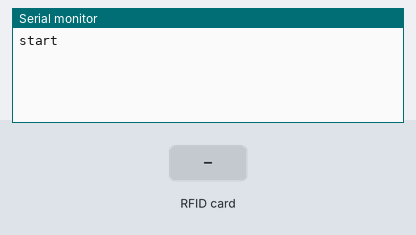
A sketch run on a simulated Arduino Uno, built with avr-gcc and run on an emulated ATmega328P. Shown: the last lines printed to the serial monitor. The test bench sets the inputs (shaded band).

Above: at 1.2 s.
1.3 s: RFID card 5E 7A 19 C4 held to the reader
At 1.7 s:
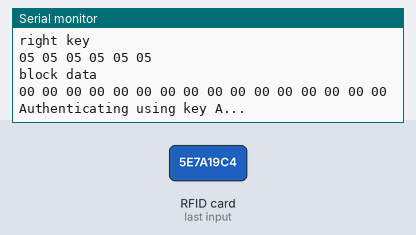
At 2.5 s:
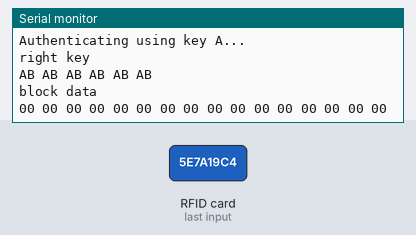

The sketch:

rfidGetData.ino
```cpp
/* @author f4prime
 * @email zzz136454872@163.com
 */

#include <SPI.h>
#include <MFRC522.h>

#define RST_PIN         9           // Configurable, see typical pin layout above
#define SS_PIN          10          // Configurable, see typical pin layout above

MFRC522 card(SS_PIN, RST_PIN);   // Create MFRC522 instance.

const byte block=1;
byte buffer[18];
byte waarde[64][16];

const byte KEYA=1;
const byte KEYB=2;

MFRC522::StatusCode status;

MFRC522::MIFARE_Key key;

byte knownKeys[8][MFRC522::MF_KEY_SIZE] =  {
    {0xff, 0xff, 0xff, 0xff, 0xff, 0xff}, // FF FF FF FF FF FF = factory default
    {0xa0, 0xa1, 0xa2, 0xa3, 0xa4, 0xa5}, // A0 A1 A2 A3 A4 A5
    {0xb0, 0xb1, 0xb2, 0xb3, 0xb4, 0xb5}, // B0 B1 B2 B3 B4 B5
    {0x4d, 0x3a, 0x99, 0xc3, 0x51, 0xdd}, // 4D 3A 99 C3 51 DD
    {0x1a, 0x98, 0x2c, 0x7e, 0x45, 0x9a}, // 1A 98 2C 7E 45 9A
    {0xd3, 0xf7, 0xd3, 0xf7, 0xd3, 0xf7}, // D3 F7 D3 F7 D3 F7
    {0xaa, 0xbb, 0xcc, 0xdd, 0xee, 0xff}, // AA BB CC DD EE FF
    {0x00, 0x00, 0x00, 0x00, 0x00, 0x00}  // 00 00 00 00 00 00
};

void printmem(const void * const start, const int len, const char* info)
{
    unsigned char *ptr = (unsigned char*)start;
    int i;
    Serial.print(info);
    for(i=0;i<len;i++)
    {
        if(i%16==0)
            Serial.write('\n');
        if(ptr[i] < 0xf)
            Serial.print(0);
        Serial.print(ptr[i],HEX);
        Serial.write(' ');
    }
    Serial.write('\n');
}

void setup() {
    Serial.begin(9600);
    Serial.println("start");
    SPI.begin();
    card.PCD_Init();         // Init MFRC522 card
    for (byte i = 0; i < 6; i++) {
        key.keyByte[i] = 0xFF;
    }
}

bool tryKey(MFRC522::MIFARE_Key *key,byte block,byte chosenKey)
{
    bool result=false;
    Serial.println("Authenticating using key A...");
    status = card.PCD_Authenticate(MFRC522::PICC_CMD_MF_AUTH_KEY_A, block, key, &(card.uid));
    if (status != MFRC522::STATUS_OK) {
        Serial.print(F("PCD_Authenticate() failed: "));
        Serial.println(card.GetStatusCodeName(status));
        return false;
    }
    // Read block
    byte byteCount = sizeof(buffer);
    status = card.MIFARE_Read(block, buffer, &byteCount);
    if (status != MFRC522::STATUS_OK) {
        Serial.print(F("MIFARE_Read() failed: "));
        Serial.println(card.GetStatusCodeName(status));
    }
    else {
        // Successful read
        result = true;
        printmem((*key).keyByte, MFRC522::MF_KEY_SIZE, "right key");
        // Dump block data
        printmem(buffer, 16,"block data");
        Serial.println();
    }
    return result;
}

void loop() {
    delay(200);
    if ( ! card.PICC_IsNewCardPresent())
        return;
    if ( ! card.PICC_ReadCardSerial())
        return;
    printmem(card.uid.uidByte,card.uid.size,"card uid");

    for (byte i = 0; i < 6; i++) {
        key.keyByte[i] = 0x01;
    }
    tryKey(&key,block,KEYA);
    card.PCD_Init();         // Init MFRC522 card

    for (byte i = 0; i < 6; i++) {
        key.keyByte[i] = 0x05;
    }
    card.PCD_Init();         // Init MFRC522 card
    tryKey(&key,block,KEYA);

    for (byte i = 0; i < 6; i++) {
        key.keyByte[i] = 0xFF;
    }
    tryKey(&key,block,KEYB);
    card.PCD_Init();         // Init MFRC522 card

    for (byte i = 0; i < 6; i++) {
        key.keyByte[i] = 0xab;
    }
    tryKey(&key,block,KEYB);
    card.PCD_Init();         // Init MFRC522 card

    card.PICC_HaltA();       // Halt PICC
    card.PCD_StopCrypto1();  // Stop encryption on PCD
}
```

Measured:
- after the input at 1.3 s, the serial monitor: prints a new line after 0.08 s (image 1)
